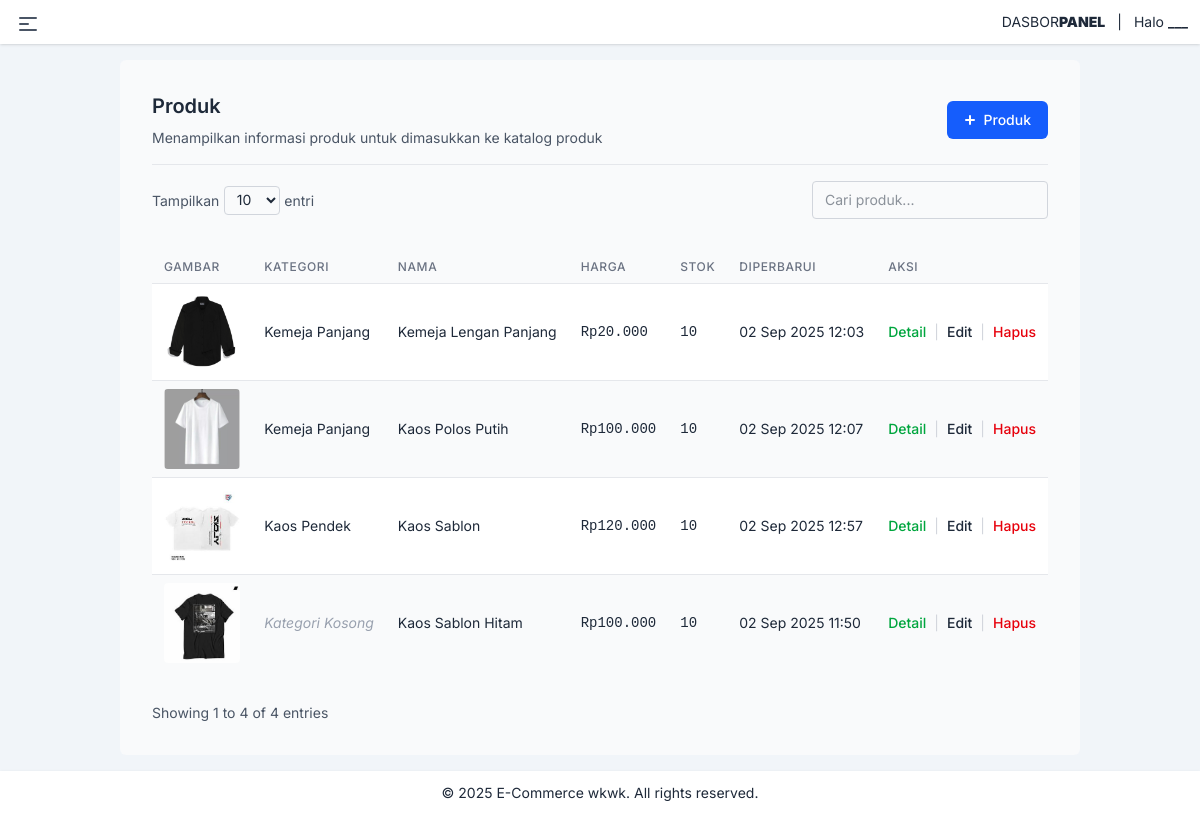
The page /products/ (signed in) on the database as committed earlier.
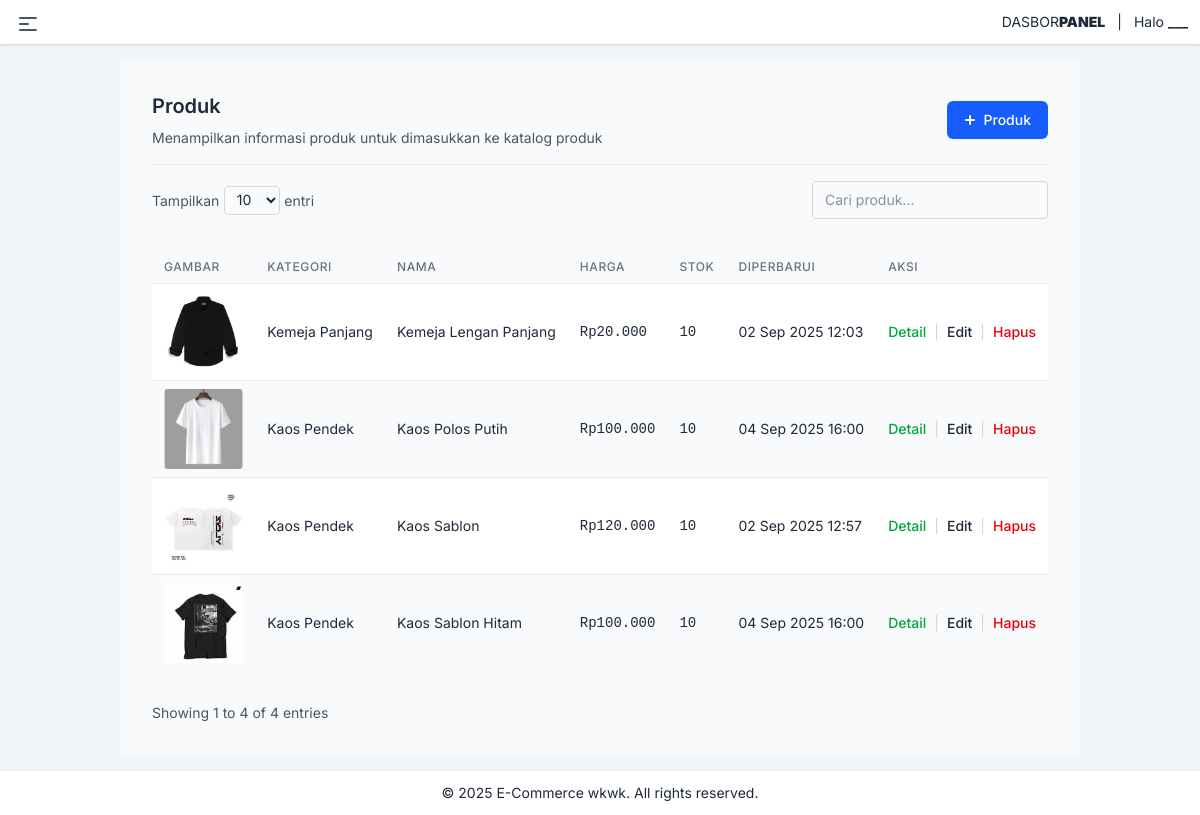
The same page on the database as committed later.
### catalog/models.py (models this page shows, shortened)
class Products(models.Model):
    name = models.CharField(max_length=255)
    description = models.TextField()
    category = models.ForeignKey(Category, on_delete=models.CASCADE, null=True, blank=True)
    price = models.DecimalField(max_digits=10, decimal_places=2)
    stock = models.IntegerField()
    image = models.ImageField(upload_to='products/', blank=True, null=True)
    created_at = models.DateTimeField(auto_now_add=True)
    updated_at = models.DateTimeField(auto_now=True)

class Category(models.Model):
    name = models.CharField(max_length=255)
    description = models.TextField(blank=True, null=True)
    created_at = models.DateTimeField(auto_now_add=True)
    updated_at = models.DateTimeField(auto_now=True)
    def __str__(self):
        return self.name

### catalog/views.py (the view)
# urls.py: path('products/', views.product_list, name='product_list'),
@login_required
def product_list(request):
    product= Products.objects.all()
    category = Category.objects.all()
    product_form = ProductForm()
    category_form = CategoryForm()
    return render(request, 'product/product.html', {
        'products': product,
        'categories': category,
        'product_form': product_form,
        'category_form': category_form
        })

### catalog/forms.py
class CategoryForm(forms.ModelForm):
    class Meta:
        model = Category
        fields = ['name', 'description']
        widgets = {
            'name': forms.TextInput(attrs={
                'placeholder': 'Masukkan nama kategori...',
                'class': 'w-full text-sm px-4 py-3 rounded-lg border border-gray-200 focus:ring-2 focus:ring-blue-500 focus:border-transparent outline-none transition-all duration-200',
                'required': 'required',
            }),
            'description': forms.Textarea(attrs={
                'rows': 3,  # tinggi textarea
                'placeholder': 'Masukkan deskripsi kategori...',
                'class': 'w-full text-sm px-4 py-3 rounded-lg border border-gray-200 focus:ring-2 focus:ring-blue-500 focus:border-transparent outline-none transition-all duration-200',
            }),
        }

### templates/product/product.html (shortened to what the changed rows need)
{% extends "base.html" %}
{% block content %}
{% load humanize %}
<div class="w-full text-gray-800 p-8 bg-gray-50 rounded-md">
    <div class="flex items-center justify-between border-b border-gray-200 mb-4">
        <div class="text-center md:text-left space-y-2 mb-4">
            <h1 class="text-xl font-semibold text-gray-800">Produk</h1>
        </div>
    </div>
    <div class="overflow-x-auto w-full py-4">
        <table id="records-table" class="table-auto w-full text-sm whitespace-nowrap divide-y divide-gray-200">
            <thead class="bg-gray-100">
                <tr class="bg-gray-50">
                    <th class="px-3 py-2 text-left text-xs font-medium text-gray-500 uppercase tracking-wider">
                        Gambar</th>
                        <th class="px-3 py-2 text-left text-xs font-medium text-gray-500 uppercase tracking-wider">
                        Kategori</th>
                    <th class="px-3 py-2 text-left text-xs font-medium text-gray-500 uppercase tracking-wider">
                        Nama</th>
                    <th class="px-3 py-2 text-left text-xs font-medium text-gray-500 uppercase tracking-wider">
                        Harga</th>
                    <th class="px-3 py-2 text-left text-xs font-medium text-gray-500 uppercase tracking-wider">
                        Stok</th>
                    <th class="px-3 py-2 text-left text-xs font-medium text-gray-500 uppercase tracking-wider">
                        Diperbarui</th>
                    <th class="px-3 py-2 text-left text-xs font-medium text-gray-500 uppercase tracking-wider">
                        Aksi</th>
                </tr>
            </thead>
            <tbody class="bg-white divide-y divide-gray-200">
                {% for product in products %}
                <tr class="odd:bg-white even:bg-gray-50 hover:bg-gray-100 text-sm">
                    {% if product.image %}
                    <td class="px-3 py-2 capitalize whitespace-nowrap">
                        <img src="{{ product.image.url }}" alt="{{ product.name }}" class="rounded h-20">
                    </td>
                    {% endif %}
                    {% if product.category %}
                    <td class="px-3 py-2 capitalize whitespace-nowrap">{{ product.category }}</td>
                    {% else %}
                    <td class="px-3 py-2 capitalize whitespace-nowrap text-gray-400 italic">Kategori kosong</td>
                    {% endif %}
                    <td class="px-3 py-2 capitalize whitespace-nowrap">{{ product.name }}</td>
                    <td class="px-3 py-2 capitalize whitespace-nowrap currency">Rp{{ product.price|floatformat:0|intcomma }}</td>
                    <td class="px-3 py-2 capitalize whitespace-nowrap currency">{{ product.stock }}</td>
                    <td class="px-3 py-2 capitalize whitespace-nowrap">{{ product.updated_at|date:"d M Y H:i" }}</td>
                    <td class="px-3 py-2">
                        <div class="flex items-center space-x-2">
                            <a href="{% url 'detail_product' product.id %}" class="detail-btn text-green-600 hover:text-green-800 active:text-green-900
              font-medium text-sm transition-all duration-200 ease-in-out
              hover:underline hover:underline-offset-2 cursor-pointer">
                                Detail
                            </a>
                            <span class="text-gray-300">|</span>
                            <a href="{% url 'edit_product' product.id %}" class="edit-btn hover:text-blue-800 active:text-blue-900
                   font-medium text-sm
                   transition-all duration-200 ease-in-out
                   hover:underline hover:underline-offset-2 cursor-pointer">
                                Edit
                            </a>
                            <span class="text-gray-300">|</span>
                            <a href="{% url 'confirm_delete_product' product.id %}" class="delete-record cursor-pointer
                                            text-red-600 hover:text-red-800 active:text-red-900
                                            font-medium text-sm
                                            py-1
                                            transition-all duration-200 ease-in-out
                                            hover:underline hover:underline-offset-2">
                                Hapus</a>
                        </div>
                    </td>
                </tr>
                {% endfor %}
            </tbody>
        </table>
    </div>
</div>
{% endblock %}

Rows that differ between the two databases and show on the page:
changed Products "Kaos Polos Putih": category "Kemeja Panjang" → "Kaos Pendek"; updated_at "02 Sep 2025 12:07" → "04 Sep 2025 16:00"
changed Products "Kaos Sablon Hitam": category (not shown) → "Kaos Pendek"; updated_at "02 Sep 2025 11:50" → "04 Sep 2025 16:00"; no longer shows "Kategori Kosong"
